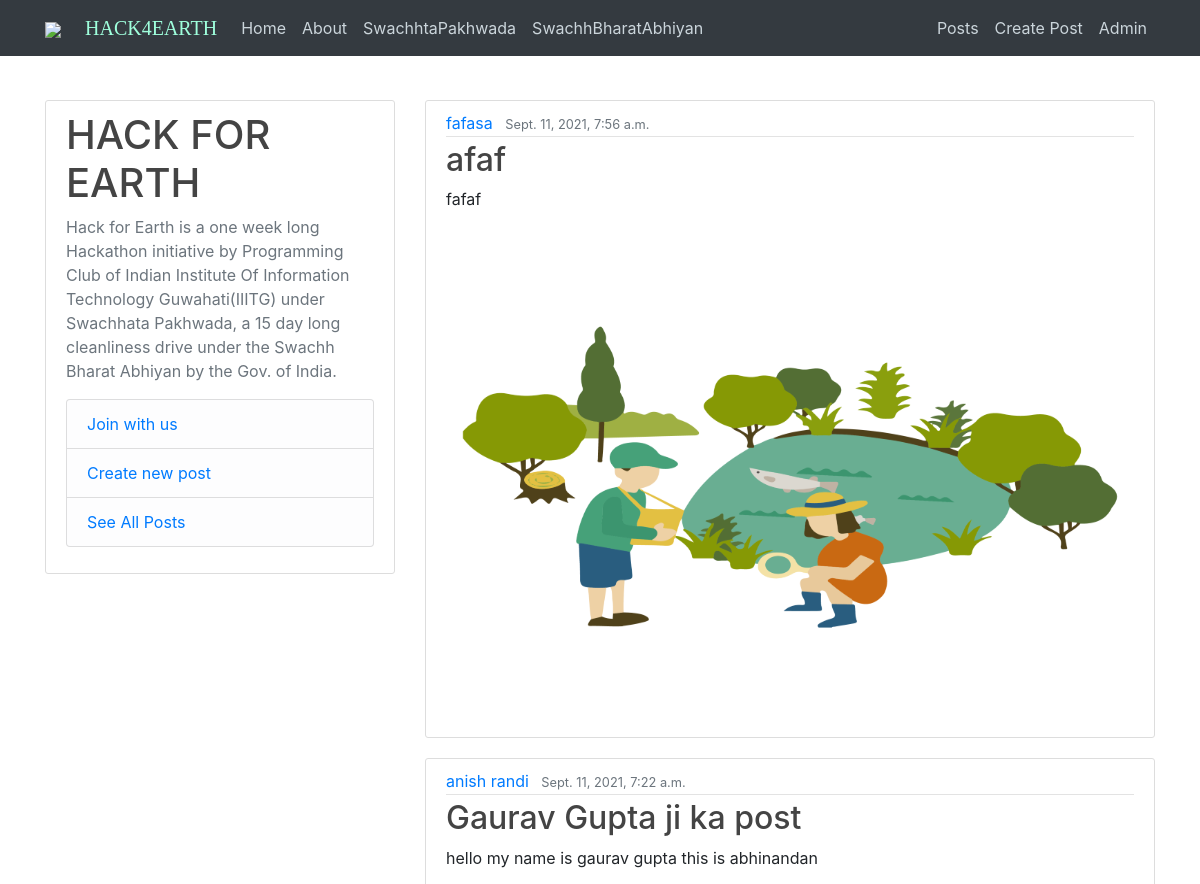
The app's page /posts/ (upper part), older data.
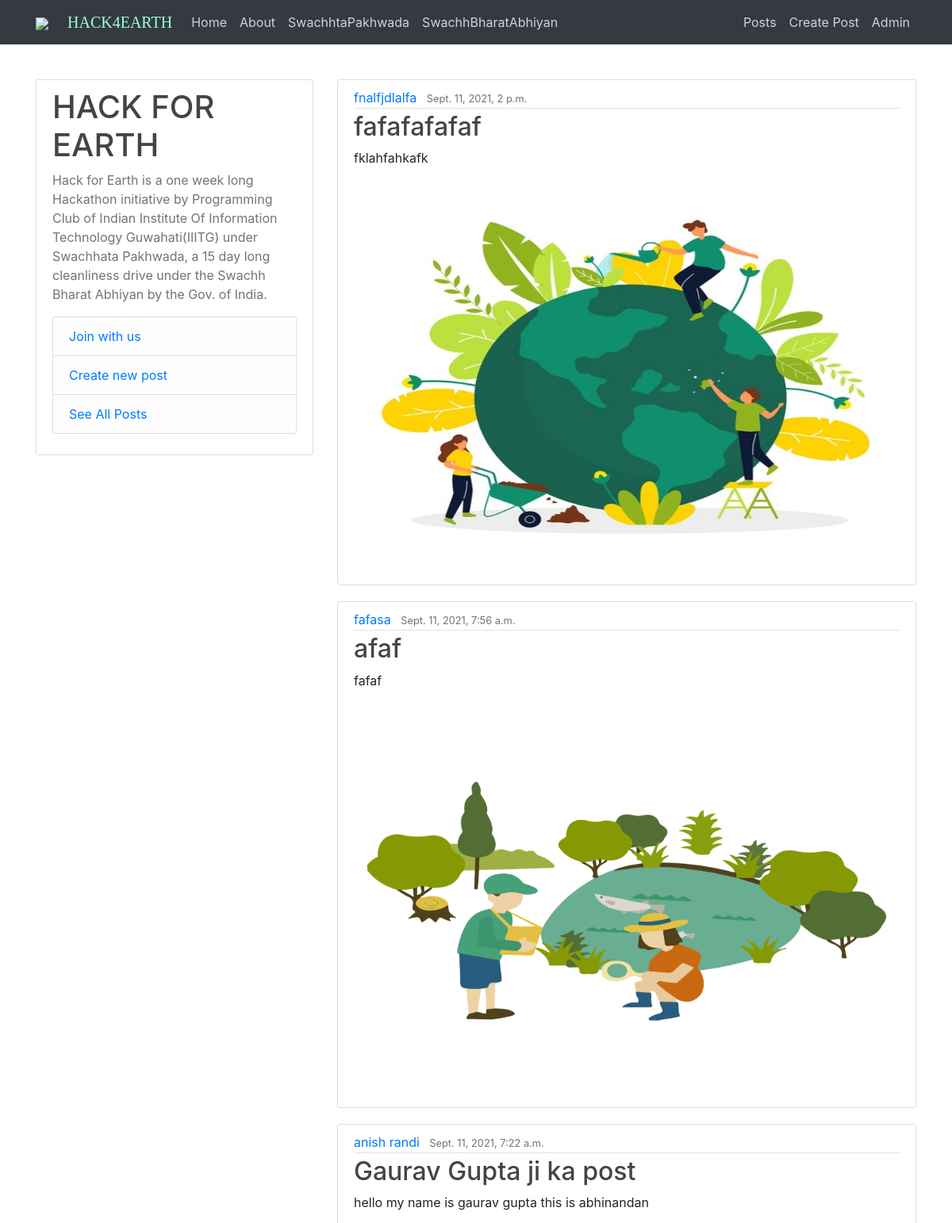
The same page, newer data.
### blog/models.py (models this page shows, shortened)
class Post(models.Model):
    title = models.CharField(max_length=100)
    content = models.TextField()
    image = models.ImageField(
        upload_to='post_images')
    date_posted = models.DateTimeField(default=timezone.now)
    author = models.CharField(max_length=100)

### blog/views.py (the view)
# urls.py: path('posts/', PostListView.as_view(), name='blog-post'),
class PostListView(ListView):
    model = Post
    template_name = 'blog/posts.html'
    context_object_name = 'posts'
    ordering = ['-date_posted']

### blog/templates/blog/posts.html
{% extends "blog/base.html" %}
{%block content %}
        {% for post in posts %}
            <article class="media content-section">
                <div class="media-body">
                    <div class="article-metadata">
                    <a class="mr-2" href="#">{{ post.author }}</a>
                    <small class="text-muted">{{ post.date_posted }}</small>
                    </div>
                    <h2><a class="article-title" href="{% url 'post-detail' post.id %}">{{ post.title }}</a></h2>
                    <p class="article-content">{{ post.content }}</p>
                    <img src="{{post.image.url | default_if_none:'#'}}" alt="loading image..." class = "img-responsive" width = "100%" height="500">
                </div>
            </article>
        {%endfor%}
{% endblock content %}

Row changes from the older to the newer data that the page shows:
added Post: author "fnalfjdlalfa", date_posted "Sept. 11, 2021, 2 p.m.", title "fafafafafaf", content "fklahfahkafk", image (picture)
